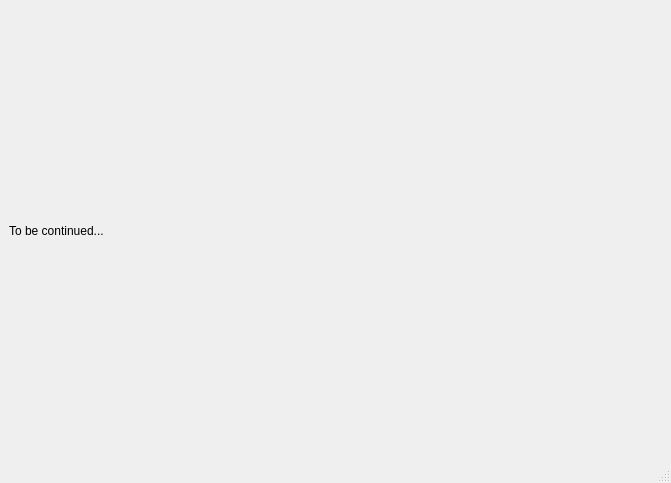
<?xml version="1.0" encoding="UTF-8"?>
<ui version="4.0" idbasedtr="false">
 <class>ConfigScene</class>
 <widget class="QMainWindow" name="AppScene">
  <property name="geometry">
   <rect>
    <x>0</x>
    <y>0</y>
    <width>671</width>
    <height>483</height>
   </rect>
  </property>
  <property name="windowTitle">
   <string>Config scene</string>
  </property>
  <widget class="QWidget" name="centralwidget">
   <layout class="QGridLayout" name="gridLayout">
    <item row="0" column="0">
     <layout class="QVBoxLayout" name="verticalLayout">
      <item>
       <widget class="QLabel" name="label">
        <property name="text">
         <string>To be continued...</string>
        </property>
       </widget>
      </item>
     </layout>
    </item>
   </layout>
  </widget>
  <widget class="QStatusBar" name="statusbar"/>
 </widget>
 <resources/>
 <connections/>
</ui>
